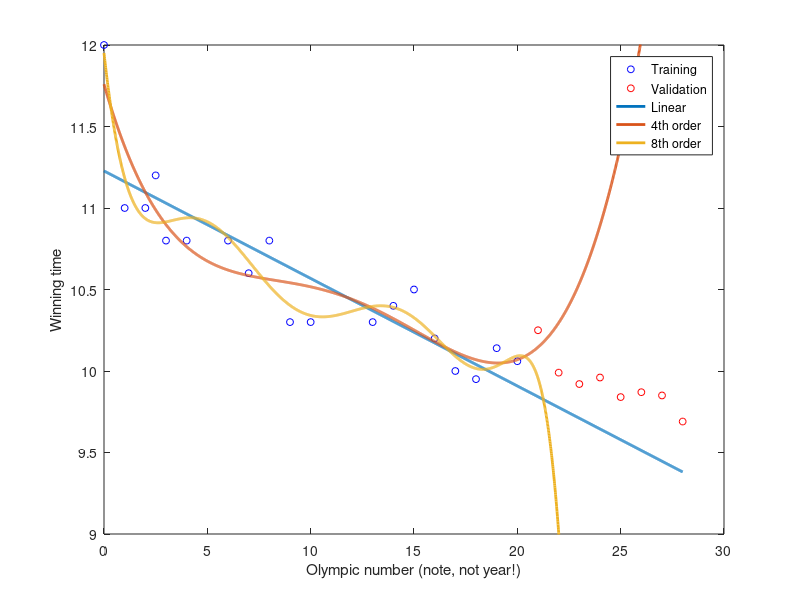

Reproduce this figure in MATLAB.
%% olympval.m

% From A First Course in Machine Learning, Chapter 1.

% Simon Rogers, 31/10/11 [simon.rogers@glasgow.ac.uk]

% Revised by Sayyed Mohsen Vazirizade, Oct/11/2017 [smvazirizade@email.arizona.edu]

clc;clear all;close all;

%% Load the Olympic data and extract the training and validation data

%load ../data/olympics.mat
male100=load('olympic100m.txt')


x = male100(:,1); % Olympic years

t = male100(:,2); % Winning times

pos = find(x>1979);



% Rescale x for numerical reasons

x = x - x(1);

x = x./4;





valx = x(pos:end);

valt = t(pos:end);

x(pos:end) = [];

t(pos:end) = [];



%% Fit the different models and plot the results

orders = [1 4 8]; %We shall fit models of these orders

% Plot the data

figure(1);hold off

plot(x,t,'bo','markersize',5);

hold all

plot(valx,valt,'ro','markersize',5);

plotx = [min(x):0.01:max(valx)]';

for i = 1:length(orders)

    X = [];

    plotX = [];

    valX = [];

    for k = 0:orders(i)

        X = [X x.^k];

        valX = [valX valx.^k];

        plotX = [plotX plotx.^k];

    end

    

    % Compute w

    w = (X'*X)\X'*t;

    plot(plotx,plotX*w,'linewidth',2);

    

    % Compute validation loss

    val_loss(i) = mean((valX*w - valt).^2);

end

ylim([9 12]);

legend('Training','Validation','Linear','4th order','8th order');

    



%% Display the validation losses

for i = 1:length(orders)

 fprintf('\n Model order: %g, Validation loss: %g',...
        orders(i),val_loss(i));

end

xlabel('Olympic number (note, not year!)');

ylabel('Winning time');